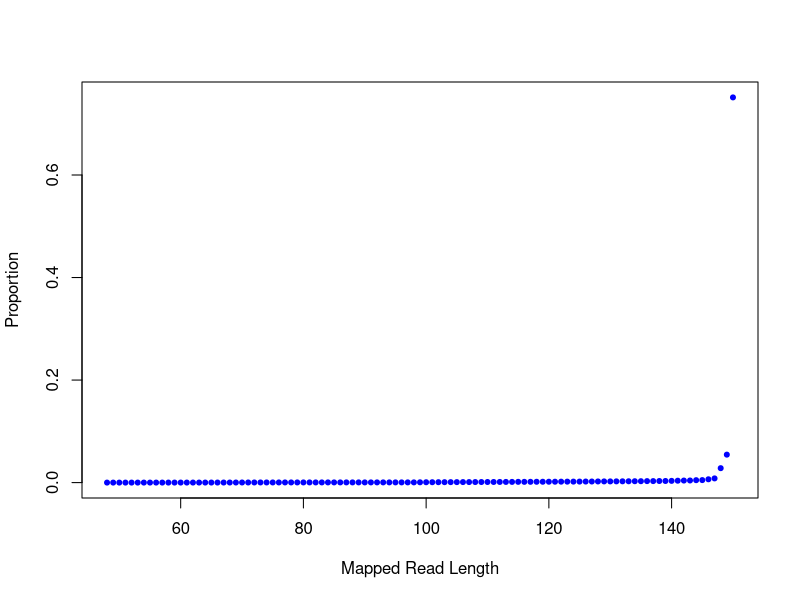

Reproduce this figure in R.
png("/rds/user/is460/hpc-work/muscle-rnaseq/ezbamqc/output/figs/srpk3_hom_ttnb_wt_7.readlen_profile.png",width=500,height=500,units="px")
readlen_val=c(48,49,50,51,52,53,54,55,56,57,58,59,60,61,62,63,64,65,66,67,68,69,70,71,72,73,74,75,76,77,78,79,80,81,82,83,84,85,86,87,88,89,90,91,92,93,94,95,96,97,98,99,100,101,102,103,104,105,106,107,108,109,110,111,112,113,114,115,116,117,118,119,120,121,122,123,124,125,126,127,128,129,130,131,132,133,134,135,136,137,138,139,140,141,142,143,144,145,146,147,148,149,150)
readlen_count=c(74,147,268,402,619,822,1038,1143,1365,1520,2085,2131,2356,2408,2963,3138,3453,3715,4392,5008,5593,6487,8180,9097,9738,10609,10355,10693,11609,12449,11881,12399,12476,13125,12681,13045,13652,13649,13768,14289,14258,14968,14305,14578,15228,14812,15373,15304,15250,15609,16073,21700,26064,27707,30106,31471,33719,34606,37512,37972,40396,41825,43735,45459,47012,49476,51184,55346,55203,56843,60068,62128,63859,65251,68380,70382,72096,74010,77806,79736,83783,87406,87649,90509,94403,96949,101631,103080,109278,110385,116497,118537,127010,139418,150358,154869,178003,184145,244048,308774,1063312,2061041,28402677)
plot(readlen_val,(readlen_count/37801380),pch=20,xlab="Mapped Read Length",ylab="Proportion",col="blue")
dev.state=dev.off()
